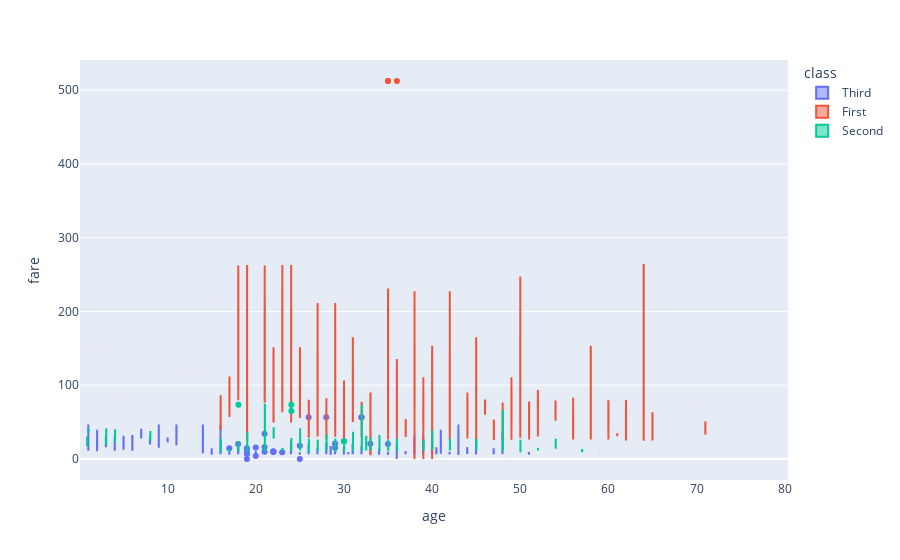

Notebook source saved alongside this figure:
### Code cell
# make scatter plot via plotly
import plotly.express as px

# Assuming you have a DataFrame called 'titanic_data' with x and y columns
fig = px.box(titanic_data, x='age', y='fare', color='class')

fig.show()

### Figure 1 — Plotly figure (JSON) as saved in the notebook; plotly's stock layout.template omitted (floating-point values rounded to 4 significant figures; data arrays with more than 128 entries replaced by an {"elided": "..."} marker saying what was removed)
{"data": [{"alignmentgroup": "True", "hovertemplate": "class=Third<br>age=%{x}<br>fare=%{y}<extra></extra>", "legendgroup": "Third", "marker": {"color": "#636efa"}, "name": "Third", "notched": false, "offsetgroup": "Third", "orientation": "v", "showlegend": true, "type": "box", "x": {"elided": "491 float values"}, "x0": " ", "xaxis": "x", "y": {"elided": "491 float values"}, "y0": " ", "yaxis": "y"}, {"alignmentgroup": "True", "hovertemplate": "class=First<br>age=%{x}<br>fare=%{y}<extra></extra>", "legendgroup": "First", "marker": {"color": "#EF553B"}, "name": "First", "notched": false, "offsetgroup": "First", "orientation": "v", "showlegend": true, "type": "box", "x": {"elided": "216 float values"}, "x0": " ", "xaxis": "x", "y": {"elided": "216 float values"}, "y0": " ", "yaxis": "y"}, {"alignmentgroup": "True", "hovertemplate": "class=Second<br>age=%{x}<br>fare=%{y}<extra></extra>", "legendgroup": "Second", "marker": {"color": "#00cc96"}, "name": "Second", "notched": false, "offsetgroup": "Second", "orientation": "v", "showlegend": true, "type": "box", "x": {"elided": "184 float values"}, "x0": " ", "xaxis": "x", "y": {"elided": "184 float values"}, "y0": " ", "yaxis": "y"}], "layout": {"boxmode": "group", "legend": {"title": {"text": "class"}, "tracegroupgap": 0}, "margin": {"t": 60}, "xaxis": {"anchor": "y", "domain": [0, 1], "title": {"text": "age"}}, "yaxis": {"anchor": "x", "domain": [0, 1], "title": {"text": "fare"}}}}
